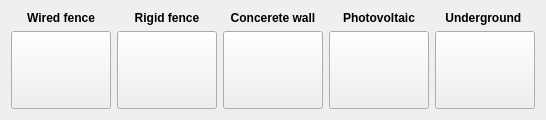
          <widget class="QWidget" name="tab_4">
           <attribute name="title">
            <string>Detection</string>
           </attribute>
           <layout class="QGridLayout" name="gridLayout_4">
            <item row="0" column="1">
             <widget class="QLabel" name="label_10">
              <property name="font">
               <font>
                <family>Arial</family>
                <weight>75</weight>
                <bold>true</bold>
               </font>
              </property>
              <property name="text">
               <string>Wired fence</string>
              </property>
              <property name="alignment">
               <set>Qt::AlignCenter</set>
              </property>
             </widget>
            </item>
            <item row="0" column="2">
             <widget class="QLabel" name="label_17">
              <property name="font">
               <font>
                <family>Arial</family>
                <weight>75</weight>
                <bold>true</bold>
               </font>
              </property>
              <property name="text">
               <string>Rigid fence</string>
              </property>
              <property name="alignment">
               <set>Qt::AlignCenter</set>
              </property>
             </widget>
            </item>
            <item row="0" column="4">
             <widget class="QLabel" name="label_18">
              <property name="font">
               <font>
                <family>Arial</family>
                <weight>75</weight>
                <bold>true</bold>
               </font>
              </property>
              <property name="text">
               <string>Concerete wall</string>
              </property>
              <property name="alignment">
               <set>Qt::AlignCenter</set>
              </property>
             </widget>
            </item>
            <item row="0" column="5">
             <widget class="QLabel" name="label_22">
              <property name="font">
               <font>
                <family>Arial</family>
                <weight>75</weight>
                <bold>true</bold>
               </font>
              </property>
              <property name="text">
               <string>Photovoltaic</string>
              </property>
              <property name="alignment">
               <set>Qt::AlignCenter</set>
              </property>
             </widget>
            </item>
            <item row="0" column="6">
             <widget class="QLabel" name="label_23">
              <property name="maximumSize">
               <size>
                <width>16777215</width>
                <height>20</height>
               </size>
              </property>
              <property name="font">
               <font>
                <family>Arial</family>
                <weight>75</weight>
                <bold>true</bold>
               </font>
              </property>
              <property name="text">
               <string>Underground </string>
              </property>
              <property name="alignment">
               <set>Qt::AlignCenter</set>
              </property>
             </widget>
            </item>
            <item row="1" column="2" rowspan="2">
             <widget class="QPushButton" name="btnGType2">
              <property name="minimumSize">
               <size>
                <width>100</width>
                <height>78</height>
               </size>
              </property>
              <property name="text">
               <string/>
              </property>
              <property name="icon">
               <iconset>
                <normaloff>images/02.png</normaloff>images/02.png</iconset>
              </property>
              <property name="iconSize">
               <size>
                <width>70</width>
                <height>70</height>
               </size>
              </property>
              <property name="checkable">
               <bool>true</bool>
              </property>
              <property name="autoExclusive">
               <bool>true</bool>
              </property>
             </widget>
            </item>
            <item row="1" column="4" rowspan="2">
             <widget class="QPushButton" name="btnGType3">
              <property name="minimumSize">
               <size>
                <width>100</width>
                <height>78</height>
               </size>
              </property>
              <property name="text">
               <string/>
              </property>
              <property name="icon">
               <iconset>
                <normaloff>images/03.png</normaloff>images/03.png</iconset>
              </property>
              <property name="iconSize">
               <size>
                <width>70</width>
                <height>70</height>
               </size>
              </property>
              <property name="checkable">
               <bool>true</bool>
              </property>
              <property name="autoExclusive">
               <bool>true</bool>
              </property>
             </widget>
            </item>
            <item row="1" column="5" rowspan="2">
             <widget class="QPushButton" name="btnGType4">
              <property name="minimumSize">
               <size>
                <width>100</width>
                <height>78</height>
               </size>
              </property>
              <property name="text">
               <string/>
              </property>
              <property name="icon">
               <iconset>
                <normaloff>images/04.png</normaloff>images/04.png</iconset>
              </property>
              <property name="iconSize">
               <size>
                <width>70</width>
                <height>70</height>
               </size>
              </property>
              <property name="checkable">
               <bool>true</bool>
              </property>
              <property name="autoExclusive">
               <bool>true</bool>
              </property>
             </widget>
            </item>
            <item row="1" column="6" rowspan="2">
             <widget class="QPushButton" name="btnGType5">
              <property name="minimumSize">
               <size>
                <width>100</width>
                <height>78</height>
               </size>
              </property>
              <property name="text">
               <string/>
              </property>
              <property name="icon">
               <iconset>
                <normaloff>images/05.png</normaloff>images/05.png</iconset>
              </property>
              <property name="iconSize">
               <size>
                <width>70</width>
                <height>70</height>
               </size>
              </property>
              <property name="checkable">
               <bool>true</bool>
              </property>
              <property name="autoExclusive">
               <bool>true</bool>
              </property>
             </widget>
            </item>
            <item row="1" column="1" rowspan="2">
             <widget class="QPushButton" name="btnGType1">
              <property name="minimumSize">
               <size>
                <width>100</width>
                <height>78</height>
               </size>
              </property>
              <property name="layoutDirection">
               <enum>Qt::LeftToRight</enum>
              </property>
              <property name="autoFillBackground">
               <bool>false</bool>
              </property>
              <property name="styleSheet">
               <string notr="true"/>
              </property>
              <property name="text">
               <string/>
              </property>
              <property name="icon">
               <iconset>
                <normaloff>images/01.png</normaloff>images/01.png</iconset>
              </property>
              <property name="iconSize">
               <size>
                <width>70</width>
                <height>70</height>
               </size>
              </property>
              <property name="checkable">
               <bool>true</bool>
              </property>
              <property name="checked">
               <bool>false</bool>
              </property>
              <property name="autoExclusive">
               <bool>true</bool>
              </property>
              <property name="flat">
               <bool>false</bool>
              </property>
             </widget>
            </item>
           </layout>
          </widget>
